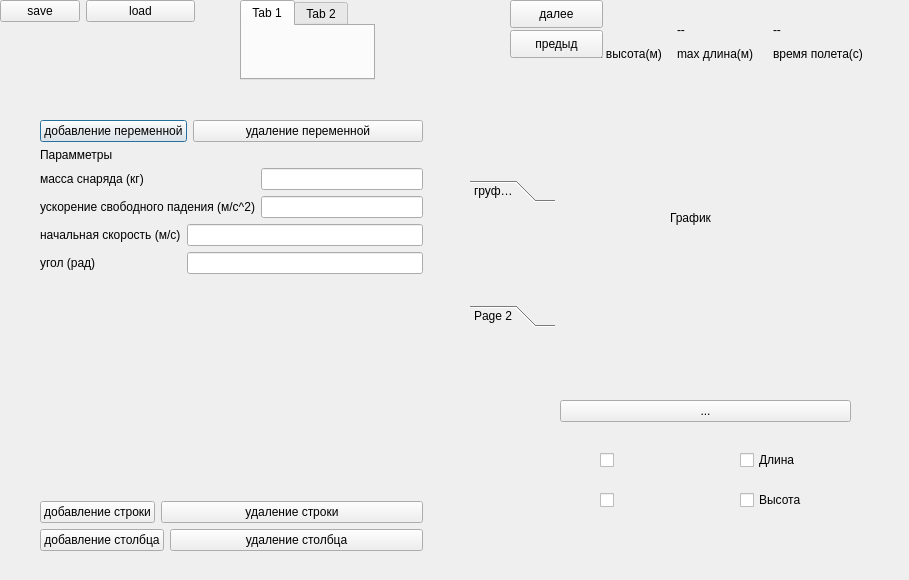
<?xml version="1.0" encoding="UTF-8"?>
<ui version="4.0">
 <class>Dialog</class>
 <widget class="QDialog" name="Dialog">
  <property name="geometry">
   <rect>
    <x>0</x>
    <y>0</y>
    <width>909</width>
    <height>580</height>
   </rect>
  </property>
  <property name="minimumSize">
   <size>
    <width>0</width>
    <height>515</height>
   </size>
  </property>
  <property name="cursor">
   <cursorShape>ArrowCursor</cursorShape>
  </property>
  <property name="windowTitle">
   <string>Dialog</string>
  </property>
  <widget class="QCheckBox" name="checkBox">
   <property name="geometry">
    <rect>
     <x>600</x>
     <y>450</y>
     <width>81</width>
     <height>20</height>
    </rect>
   </property>
   <property name="text">
    <string/>
   </property>
  </widget>
  <widget class="QCheckBox" name="checkBox_2">
   <property name="geometry">
    <rect>
     <x>600</x>
     <y>490</y>
     <width>81</width>
     <height>20</height>
    </rect>
   </property>
   <property name="text">
    <string/>
   </property>
  </widget>
  <widget class="QCheckBox" name="checkBox_3">
   <property name="geometry">
    <rect>
     <x>740</x>
     <y>490</y>
     <width>81</width>
     <height>20</height>
    </rect>
   </property>
   <property name="text">
    <string>Высота</string>
   </property>
  </widget>
  <widget class="QCheckBox" name="checkBox_4">
   <property name="geometry">
    <rect>
     <x>740</x>
     <y>450</y>
     <width>81</width>
     <height>20</height>
    </rect>
   </property>
   <property name="text">
    <string>Длина</string>
   </property>
  </widget>
  <widget class="QLabel" name="label_6">
   <property name="geometry">
    <rect>
     <x>670</x>
     <y>210</y>
     <width>55</width>
     <height>16</height>
    </rect>
   </property>
   <property name="text">
    <string>График</string>
   </property>
  </widget>
  <widget class="QWidget" name="layoutWidget">
   <property name="geometry">
    <rect>
     <x>580</x>
     <y>20</y>
     <width>284</width>
     <height>43</height>
    </rect>
   </property>
   <layout class="QGridLayout" name="gridLayout_2">
    <item row="0" column="0">
     <widget class="QLabel" name="label_10">
      <property name="text">
       <string>--</string>
      </property>
     </widget>
    </item>
    <item row="0" column="1">
     <widget class="QLabel" name="label_11">
      <property name="text">
       <string>--</string>
      </property>
     </widget>
    </item>
    <item row="0" column="2">
     <widget class="QLabel" name="label_12">
      <property name="text">
       <string>--</string>
      </property>
     </widget>
    </item>
    <item row="1" column="0" colspan="3">
     <layout class="QGridLayout" name="gridLayout">
      <item row="0" column="1">
       <widget class="QLabel" name="label_8">
        <property name="text">
         <string>max длина(м)</string>
        </property>
       </widget>
      </item>
      <item row="0" column="2">
       <widget class="QLabel" name="label_9">
        <property name="text">
         <string>время полета(с)</string>
        </property>
       </widget>
      </item>
      <item row="0" column="0">
       <widget class="QLabel" name="label_7">
        <property name="text">
         <string>max высота(м)</string>
        </property>
       </widget>
      </item>
     </layout>
    </item>
   </layout>
  </widget>
  <widget class="QWidget" name="layoutWidget">
   <property name="geometry">
    <rect>
     <x>40</x>
     <y>120</y>
     <width>383</width>
     <height>431</height>
    </rect>
   </property>
   <layout class="QVBoxLayout" name="verticalLayout">
    <item>
     <layout class="QFormLayout" name="formLayout_4">
      <item row="0" column="0">
       <widget class="QPushButton" name="pushButton">
        <property name="text">
         <string>добавление переменной</string>
        </property>
       </widget>
      </item>
      <item row="0" column="1">
       <widget class="QPushButton" name="pushButton_2">
        <property name="text">
         <string>удаление переменной</string>
        </property>
       </widget>
      </item>
     </layout>
    </item>
    <item>
     <widget class="QLabel" name="label">
      <property name="text">
       <string>Парамметры</string>
      </property>
     </widget>
    </item>
    <item>
     <layout class="QFormLayout" name="formLayout_3">
      <item row="0" column="0" colspan="2">
       <layout class="QFormLayout" name="formLayout_2">
        <item row="0" column="0">
         <widget class="QLabel" name="label_2">
          <property name="text">
           <string>масса снаряда (кг)</string>
          </property>
         </widget>
        </item>
        <item row="0" column="1">
         <widget class="QLineEdit" name="lineEdit_2"/>
        </item>
        <item row="1" column="0">
         <widget class="QLabel" name="label_3">
          <property name="text">
           <string>ускорение свободного падения (м/c^2)</string>
          </property>
         </widget>
        </item>
        <item row="1" column="1">
         <widget class="QLineEdit" name="lineEdit_3"/>
        </item>
       </layout>
      </item>
      <item row="1" column="0">
       <widget class="QLabel" name="label_4">
        <property name="text">
         <string>начальная скорость (м/c)</string>
        </property>
       </widget>
      </item>
      <item row="1" column="1">
       <widget class="QLineEdit" name="lineEdit"/>
      </item>
      <item row="2" column="0">
       <widget class="QLabel" name="label_5">
        <property name="text">
         <string>угол (рад)</string>
        </property>
       </widget>
      </item>
      <item row="2" column="1">
       <widget class="QLineEdit" name="lineEdit_4"/>
      </item>
     </layout>
    </item>
    <item>
     <spacer name="verticalSpacer_2">
      <property name="orientation">
       <enum>Qt::Vertical</enum>
      </property>
      <property name="sizeHint" stdset="0">
       <size>
        <width>20</width>
        <height>40</height>
       </size>
      </property>
     </spacer>
    </item>
    <item>
     <layout class="QFormLayout" name="formLayout_5">
      <item row="0" column="0">
       <widget class="QPushButton" name="pushButton_3">
        <property name="text">
         <string>добавление строки</string>
        </property>
       </widget>
      </item>
      <item row="0" column="1">
       <widget class="QPushButton" name="pushButton_4">
        <property name="text">
         <string>удаление строки</string>
        </property>
       </widget>
      </item>
     </layout>
    </item>
    <item>
     <layout class="QFormLayout" name="formLayout_7">
      <item row="0" column="0">
       <widget class="QPushButton" name="pushButton_7">
        <property name="text">
         <string>добавление столбца</string>
        </property>
       </widget>
      </item>
      <item row="0" column="1">
       <widget class="QPushButton" name="pushButton_8">
        <property name="text">
         <string>удаление столбца</string>
        </property>
       </widget>
      </item>
     </layout>
    </item>
   </layout>
  </widget>
  <widget class="QWidget" name="layoutWidget">
   <property name="geometry">
    <rect>
     <x>0</x>
     <y>0</y>
     <width>195</width>
     <height>30</height>
    </rect>
   </property>
   <layout class="QFormLayout" name="formLayout">
    <item row="0" column="0">
     <widget class="QPushButton" name="pushButton_5">
      <property name="text">
       <string>save</string>
      </property>
     </widget>
    </item>
    <item row="0" column="1">
     <widget class="QPushButton" name="pushButton_6">
      <property name="text">
       <string>load</string>
      </property>
     </widget>
    </item>
   </layout>
  </widget>
  <widget class="QToolButton" name="toolButton">
   <property name="geometry">
    <rect>
     <x>560</x>
     <y>400</y>
     <width>291</width>
     <height>22</height>
    </rect>
   </property>
   <property name="text">
    <string>...</string>
   </property>
  </widget>
  <widget class="QToolBox" name="toolBox">
   <property name="geometry">
    <rect>
     <x>470</x>
     <y>180</y>
     <width>85</width>
     <height>147</height>
    </rect>
   </property>
   <property name="currentIndex">
    <number>0</number>
   </property>
   <widget class="QWidget" name="page">
    <property name="geometry">
     <rect>
      <x>0</x>
      <y>0</y>
      <width>85</width>
      <height>85</height>
     </rect>
    </property>
    <attribute name="label">
     <string>груфик 1</string>
    </attribute>
   </widget>
   <widget class="QWidget" name="page_2">
    <property name="geometry">
     <rect>
      <x>0</x>
      <y>0</y>
      <width>85</width>
      <height>85</height>
     </rect>
    </property>
    <attribute name="label">
     <string>Page 2</string>
    </attribute>
   </widget>
  </widget>
  <widget class="QTabWidget" name="tabWidget">
   <property name="geometry">
    <rect>
     <x>240</x>
     <y>0</y>
     <width>135</width>
     <height>80</height>
    </rect>
   </property>
   <property name="currentIndex">
    <number>0</number>
   </property>
   <widget class="QWidget" name="tab">
    <attribute name="title">
     <string>Tab 1</string>
    </attribute>
   </widget>
   <widget class="QWidget" name="tab_2">
    <attribute name="title">
     <string>Tab 2</string>
    </attribute>
   </widget>
  </widget>
  <widget class="QStackedWidget" name="stackedWidget">
   <property name="geometry">
    <rect>
     <x>380</x>
     <y>20</y>
     <width>120</width>
     <height>80</height>
    </rect>
   </property>
   <property name="currentIndex">
    <number>1</number>
   </property>
   <widget class="QWidget" name="page_3"/>
   <widget class="QWidget" name="page_4"/>
  </widget>
  <widget class="QPushButton" name="pushButton_9">
   <property name="geometry">
    <rect>
     <x>510</x>
     <y>0</y>
     <width>93</width>
     <height>28</height>
    </rect>
   </property>
   <property name="text">
    <string>далее</string>
   </property>
  </widget>
  <widget class="QPushButton" name="pushButton_10">
   <property name="geometry">
    <rect>
     <x>510</x>
     <y>30</y>
     <width>93</width>
     <height>28</height>
    </rect>
   </property>
   <property name="text">
    <string>предыд</string>
   </property>
  </widget>
 </widget>
 <resources/>
 <connections/>
</ui>
